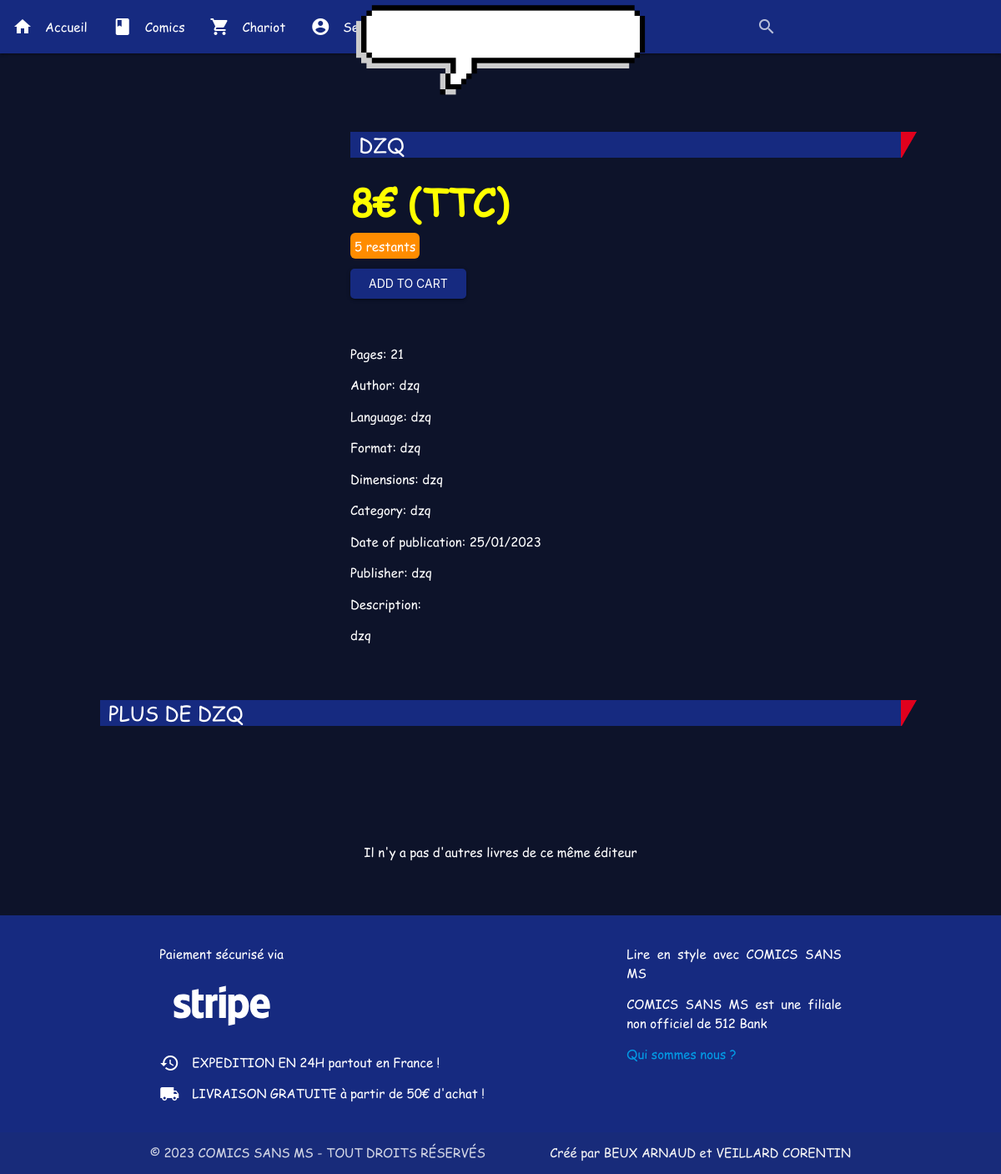
/product.php?id=2, run on the app's committed database.
### tables this page shows
CREATE TABLE products (
                          id INTEGER PRIMARY KEY not null,
                          ref varchar(255) not null,
                          title varchar(255) not null,
                          public_price float not null,
                          paid_price float not null,
                          description text,
                          image varchar(255),
                          pages int,
                          publisher varchar(255),
                          out_date varchar(255),
                          author varchar(255),
                          language varchar(255),
                          format varchar(255),
                          dimensions varchar(255),
                          category varchar(255)
);

CREATE TABLE "gestionStock"
(
    product_id INT not null
        references products,
    quantity   INT not null
);

### SqlApi.php (called while the page is built, shortened)
<?php
class SqlApi
{
    public function __construct()
    {
        $this->db = new PDO("sqlite:database.db");
        $this->db->setAttribute(PDO::ATTR_DEFAULT_FETCH_MODE, PDO::FETCH_ASSOC);
        $this->db->setAttribute(PDO::ATTR_ERRMODE, PDO::ERRMODE_EXCEPTION);
    }
    public function getProduct(int $id)
    {
        $stmt = $this->db->prepare("SELECT * FROM products WHERE id=:id", [PDO::ATTR_CURSOR => PDO::CURSOR_FWDONLY]);
        $stmt->execute(array('id' => $id));
        $qty = $this->db->prepare("SELECT quantity FROM gestionStock WHERE product_id=:id", [PDO::ATTR_CURSOR => PDO::CURSOR_FWDONLY]);
        $qty->execute(array('id' => $id));
        $result = $stmt->fetch();
        $result2 = $qty->fetch();
        $result["quantity"] = $result2["quantity"] ?? 0;
        return $result;
    }
}

### product.php (the view, shortened to what this page needs)
<?php
require_once "head.php";
require_once "header.php";
require_once "productClass.php";
require_once "SqlApi.php";
$sql = new SqlApi();
$DBProduct = $sql->getProduct($_GET['id']);
$product = new product($DBProduct['ref'],$DBProduct['id'], $DBProduct['title'], $DBProduct['public_price'], $DBProduct['paid_price'],$DBProduct['description'], $DBProduct['image'],$DBProduct['quantity'], $DBProduct['pages'], $DBProduct['publisher'],$DBProduct['out_date'], $DBProduct['author'], $DBProduct['language'], $DBProduct['format'], $DBProduct['dimensions'], $DBProduct['category']);
?>
<body>
<main>
    <div id="ColContent">
    <h1><?php echo $product->getTitle() ?><span class="sprt s-category-border-rr inline-block"></span></h1>
        <div class="purchase">
    <p class="price"><?php echo $product->getPublicPrice() ?>€ (TTC)</p>
    <p class="availability" style="position: relative;top: -40px"><?php echo $product->isAvailable() ?></p>
    <form action="addProduct.php" method="post" style="position: relative;top: -40px">
        <input type="submit" value="Add to cart" class="waves-effect btn">
    </form>
        </div>
        <div>
            <p>Pages: <?php echo $product->getPages() ?></p>
            <p>Author: <?php echo $product->getAuthor() ?></p>
            <p>Language: <?php echo $product->getLanguage() ?></p>
            <p>Format: <?php echo $product->getFormat() ?></p>
            <p>Dimensions: <?php echo $product->getDimensions() ?></p>
            <p>Category: <?php echo $product->getCategory() ?></p>
            <p>Date of publication: <?php echo $product->getOutDate() ?></p>
            <p>Publisher: <?php echo $product->getPublisher() ?></p>
        </div>
        <div>
            <p>Description:</p>
    <p><?php echo $product->getDescription() ?></p>
        </div>
    </div>
    <div class="more">
    <h1>Plus de <?php echo $product->getPublisher() ?><span class="sprt s-category-border-rr inline-block"></span></h1>
        <div class="cards-list">
        <?php
        $count = 0;
        if ($count == 0) {
            echo "<p>Il n'y a pas d'autres livres de ce même éditeur</p>";
        }
        ?>
        </div>
    </div>
</main>
<?php
require_once "footer.php";
?>
</body>

### productClass.php (shortened to what this page needs)
<?php
class product implements JsonSerializable
{
    public string $title;
    public float $publicPrice;
    public string $description;
    public int $quantity;
    public int $pages;
    public string $publisher;
    public string $outDate;
    public string $author;
    public string $language;
    public string $format;
    public string $dimensions;
    public string $category;
    public function __construct($ref, $id, string $title, float $publicPrice, float $paidPrice, string $description, string $image, int $quantity, int $pages, string $publisher, string $outDate, string $author, string $language, string $format, string $dimensions, string $category)
    {
        $this->title = $title;
        $this->publicPrice = $publicPrice;
        $this->description = $description;
        $this->quantity = $quantity;
        $this->pages = $pages;
        $this->publisher = $publisher;
        $this->outDate = $outDate;
        $this->author = $author;
        $this->language = $language;
        $this->format = $format;
        $this->dimensions = $dimensions;
        $this->category = $category;
    }
    public function getCategory()
    {
        return $this->category;
    }
    public function getPages(): int
    {
        return $this->pages;
    }
    public function getPublisher(): string
    {
        return $this->publisher;
    }
    public function getOutDate(): string
    {
        return $this->outDate;
    }
    public function getAuthor(): string
    {
        return $this->author;
    }
    public function getLanguage(): string
    {
        return $this->language;
    }
    public function getFormat(): string
    {
        return $this->format;
    }
    public function getDimensions(): string
    {
        return $this->dimensions;
    }
    public function getTitle(): string
    {
        return $this->title;
    }
    public function getPublicPrice(): float
    {
        return $this->publicPrice;
    }
    public function getDescription(): string
    {
        return $this->description;
    }
    public function isAvailable()
    {
        if ($this->quantity == 0) {
            return "<span class='OutOfStock'>Rupture de stock</span>";
        } else if ($this->quantity < 10) {
            return "<span class='NotThatMuch'>" . $this->quantity . " restants</span>";
        } else if ($this->quantity > 0) {
            return "<span class='InStock'>En stock</span>";
        } else {
            return "<span class='OutOfStock'>Non disponible à la vente</span>";
        }
    }
}
?>

### assets/base.css (style rules this page uses)
:root { --color-primary: #162a80; --color-secondary: #0d132a; --color-tertiary: #1d3365; --text: #fff; }
body { display: flex; min-height: 100vh; flex-direction: column; }
main { flex: 1 0 auto; }
.sprt { position: absolute; top: 0; right: -19px; }
.s-category-border-rr { width: 19px; height: 31px; background-position: -403px -5px; }
.sprt { background-image: url("./images/sprt.png"); background-color: transparent; background-repeat: no-repeat; }
h1 { position: relative; background: var(--color-primary); color: #ffffff; font-family: "Comic Sans MS",sans-serif; height: 31px; line-height: 31px; padding: 0 5px 0 10px; font-size: 24px; text-transform: uppercase; margin-top: 80px; }
input[type="text"], input[type="password"],input[type="submit"],input[type="email"] { color: var(--text); }
body { font-family: 'Comic Sans MS', cursive, sans-serif; color: white; background: var(--color-secondary); }
.NotThatMuch { color: var(--text); background-color: darkorange; position: relative; max-width: fit-content; padding: 5px; border-radius: 6px; margin-top: 10px; transition: left .5s ease; }
.price { display: inline-block; color: yellow; font-size: 3rem; font-weight: bold; line-height: 1; margin-top:5px; }
.availability { position: relative; }
#ColContent { position: relative; top: 1.75vh; margin-left: 25vw; }
p { text-align: justify; }
main { margin: 0 auto; width: 80%; }
.cards-list { z-index: 0; margin-top: 125px; width: 100%; display: flex; justify-content: space-evenly; flex-wrap: wrap; transition: margin-left .5s ease; }

### data on the page
products: title "DZQ", public_price "8", pages "21", author "dzq", language "dzq", format "dzq", dimensions "dzq", category "dzq", out_date "25/01/2023", publisher "dzq", description "dzq", publisher "DZQ"
gestionstock: quantity "5"
